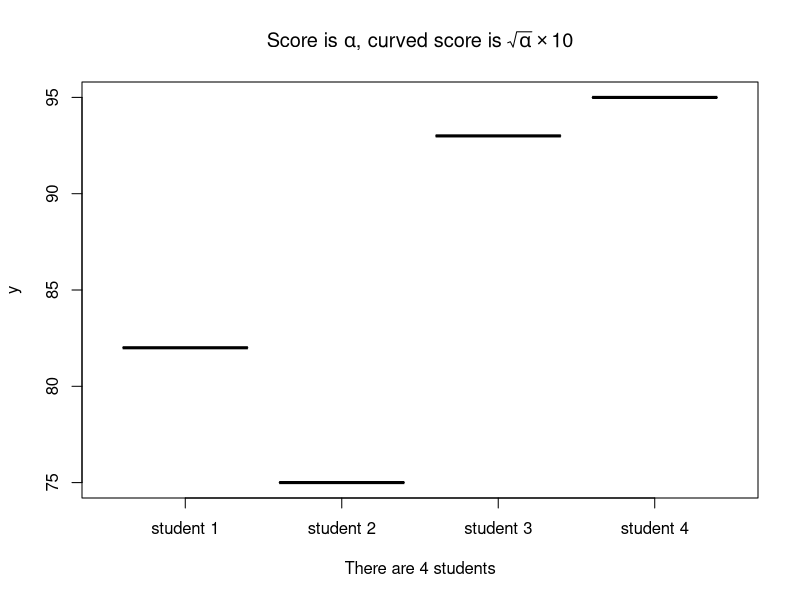

Recreate this plot in R.

df <- data.frame(names = c("Lucy", "John", "Mark", "Candy"),
                score = c(67, 56, 87, 91))
df

for (i in 1:4){
    df$student.no[i] <- paste("student", i)
    df$curved.score[i] <- round(sqrt(df$score[i]) * 10)
}

# Sometimes we want to incorporate the variables (e.g. index 'i') into a character string.
# paste() and expression() are very useful functions for dealing with text in R.
# We will talk about them in Section 4.4.

df

9 %% 2   # 9 mod 2
9 %/% 2

# y %% x
i <- 0
y <- 9
x <- 2
while (y>=x){
    y <- y - x
    i <- i + 1
}
y   # modulus
i   # integer division
# why?

watermelon <- TRUE
if (watermelon == TRUE){
    print("Buy 1 orange")
} else {
    print("Buy 6 oranges")
}

# I prefer a simple function, ifelse(test, yes, no)
watermelon <- TRUE
ifelse(watermelon == TRUE, yes = "Buy 1 orange", no = "Buy 6 oranges")

i <- 0
# repeat {system("say Because they have watermelons!")
#         i <- i + 1
#     if (i>=3){
#         break
#     }
# }

# Using indices from last lecture to change specific entries in R objects
df.copy <- df
df.copy$score[2] <- df.copy$student.no[3] <- NA
df.copy

is.na(df.copy)

# Total number of cells with missing values
sum(is.na(df.copy))

# Whether a data point (row) is complete
complete.cases(df.copy)

# Inomplete data points
df.copy[!complete.cases(df.copy), ]
# Recall the logical operator "!"

# Taking the average score
mean(df.copy$score)

mean(df.copy$score, na.rm = TRUE)

na.omit(df.copy)

Sys.Date()
# Note the standard date format in R

Sys.time() # Eastern Daylight Time

date()

first.hw.post <- as.Date("Oct 4, 2018", tryFormats = "%b %d, %Y")
first.hw.post

first.hw.due <- as.Date("2018년10월11일", tryFormats = "%Y년%m월%d일")
first.hw.due
# Just want to show you that any format can be recognized.
# As long as you can let R know how to read it.

# Help file: Date-time Conversion Functions to and from Character
# ?strptime

first.hw.due - Sys.Date()

as.numeric(Sys.Date())

# Time origin of R
Sys.Date() - as.numeric(Sys.Date())

# How long does it take R to load the survival package
time0 <- proc.time()
library(survival)
proc.time() - time0

format(Sys.Date(), format = "%A %B %d %Y")

# Absolute value
abs(-3)

ceiling(3.14159)

floor(3.14159)

trunc(3.14159)

signif(3.14159, 3)

# ?round

for (i in 1:4){
    df$student.no[i] <- paste("student", i)
    df$curved.score[i] <- round(sqrt(df$score[i]) * 10)
}
str(df)

n <- nrow(df)
plot(as.factor(df$student.no), df$curved.score,
     # Math symbols in text
     main = expression(paste("Score is ", alpha, ", curved score is ", sqrt(alpha)%*%10)),
     # Variable value in text
     xlab = paste("There are", n, "students"))

df.scores <- df[, c("score", "curved.score")]; df.scores

apply(df.scores, MARGIN = 2, FUN =  mean)

apply(df.scores, MARGIN = 1, FUN = diff)   # diff() calculates the difference - see Section 4.4.4

myarray <- array(1:12, dim = c(2,3,2)); print(myarray)

print(apply(myarray, MARGIN = c(2, 3), sum))

sapply(df, is.numeric)

age=c(1,6,4,5,8,5,4,3)
weight=c(45,65,34)
age

mean(age)

prod(age)

median(age)

var(age)
sd(age)

max(age)
min(age)
range(age)

which.max(age)   #returns the index of the greatest element of x
which.min(age)   #returns the index of the smallest element of x

quantile(age, probs = seq(from = 0, to = 1, by = 0.25))
# Returns the specified quantiles.

unique(age)   # Gives the vector of distinct values

diff(age)   # Replaces a vector by the vector of first differences ##[1] 5-2 1 3-3-1-1

sort(age)   # Sorts elements into order

age[order(age)]   # x[order(x)] orders elements of x

cumsum(age)   # Cumulative sums
cumprod(age)   # Cumulative products

cat <- cut(age, breaks = 2); cat   # Divide continuous variable in factor with n levels
table(cat)   # Cross tabulation and table creation

# Split the variable into categories
age.cat <- split(age, cut(age,2))
age.cat

# split() gives a list
str(age.cat)

# lapply: list apply
lapply(age.cat, mean)

# The structure

func_name <- function(argument){
    statement
}

X.to.the.power.of.Y <- function(x, y){
    x^y
}
X.to.the.power.of.Y(2, 3)

df.scores

# The following code does not work
# apply(df.scores, MARGIN = 2, FUN = ^2)

# Instead we can do
fun <- function(x){x^2}
apply(df.scores, MARGIN = 2, FUN = fun)
